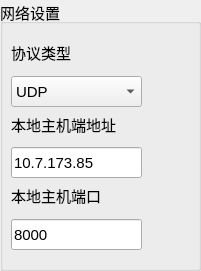
    <widget class="QGroupBox" name="groupBox">
     <property name="geometry">
      <rect>
       <x>30</x>
       <y>0</y>
       <width>201</width>
       <height>271</height>
      </rect>
     </property>
     <property name="font">
      <font>
       <pointsize>11</pointsize>
      </font>
     </property>
     <property name="title">
      <string>网络设置</string>
     </property>
     <widget class="QLabel" name="label">
      <property name="geometry">
       <rect>
        <x>11</x>
        <y>41</y>
        <width>121</width>
        <height>23</height>
       </rect>
      </property>
      <property name="text">
       <string>协议类型</string>
      </property>
     </widget>
     <widget class="QComboBox" name="comboBox">
      <property name="geometry">
       <rect>
        <x>11</x>
        <y>76</y>
        <width>131</width>
        <height>31</height>
       </rect>
      </property>
      <item>
       <property name="text">
        <string>UDP</string>
       </property>
      </item>
      <item>
       <property name="text">
        <string>TCP客户端</string>
       </property>
      </item>
      <item>
       <property name="text">
        <string>TCP服务器</string>
       </property>
      </item>
     </widget>
     <widget class="QLabel" name="label_2">
      <property name="geometry">
       <rect>
        <x>11</x>
        <y>113</y>
        <width>151</width>
        <height>23</height>
       </rect>
      </property>
      <property name="text">
       <string>本地主机端地址</string>
      </property>
     </widget>
     <widget class="QLineEdit" name="lineEdit">
      <property name="geometry">
       <rect>
        <x>11</x>
        <y>147</y>
        <width>131</width>
        <height>31</height>
       </rect>
      </property>
      <property name="text">
       <string>10.7.173.85</string>
      </property>
     </widget>
     <widget class="QLabel" name="label_3">
      <property name="geometry">
       <rect>
        <x>11</x>
        <y>184</y>
        <width>121</width>
        <height>23</height>
       </rect>
      </property>
      <property name="text">
       <string>本地主机端口</string>
      </property>
     </widget>
     <widget class="QLineEdit" name="lineEdit_2">
      <property name="geometry">
       <rect>
        <x>11</x>
        <y>219</y>
        <width>131</width>
        <height>31</height>
       </rect>
      </property>
      <property name="text">
       <string>8000</string>
      </property>
     </widget>
    </widget>
